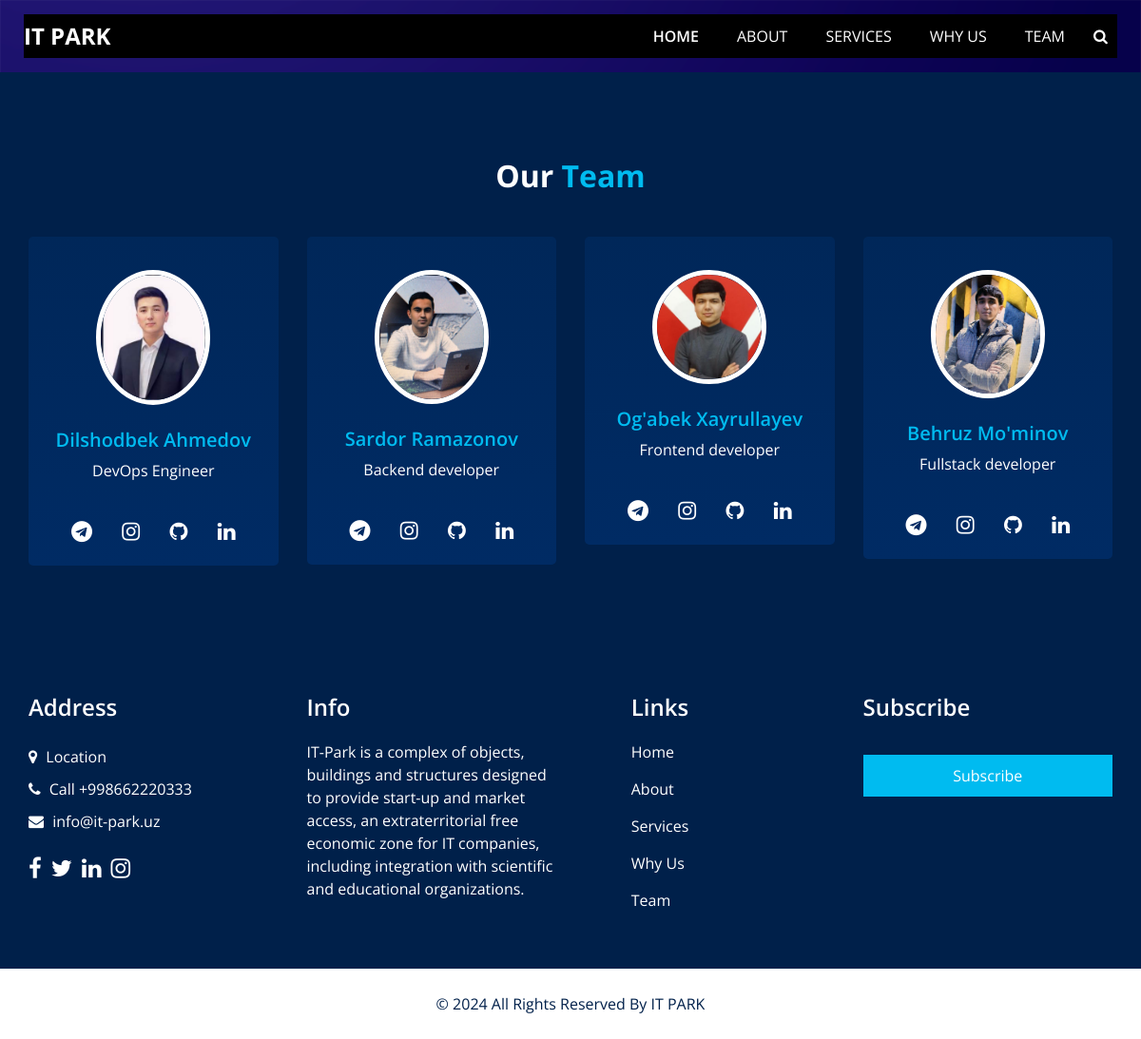
The page /home/team/ on the database its author committed.
### course/models.py (models this page shows, shortened)
class Teachers(models.Model):
    photo = models.ImageField(upload_to='team/', verbose_name='Rasmi')
    name = models.CharField(max_length=255, verbose_name='Ism, Familiyasi')
    about = models.TextField(verbose_name='Haqida')
    telegram = models.URLField(max_length=200, verbose_name='Telegram akkaunt linki')
    instagram = models.URLField(max_length=200, verbose_name='Instagram akkaunt linki')
    github = models.URLField(max_length=200, verbose_name='Github akkaunt linki')
    class Meta:
        db_table = 'Teachers'
        managed = True
        verbose_name = 'Teachers'
        verbose_name_plural = 'Teachers'

### course/views.py (the view)
# urls.py: path('team/',view=teachers.as_view(),name='team'),
class teachers(View):
    def get(self, request):
        teacher = Teachers.objects.all()
        context = {
            'teacher' : teacher,
        }
        return render(request=request, template_name='team.html', context=context)

### templates/team.html
{% extends "base.html" %}
{% load static %}
{% block content %}
  <section class="team_section layout_padding">
    <div class="container-fluid">
      <div class="heading_container heading_center">
        <h2 class="">
          Our <span> Team</span>
        </h2>
      </div>
      <div class="team_container">
        <div class="row">
          {% for i in teacher %}
            <div class="col-lg-3 col-sm-6">
              <div class="box ">
                <div class="img-box">
                  <img src="{{i.photo.url}}" class="img1" alt="">
                </div>
                <div class="detail-box">
                  <h5>
                    {{i.name}}
                  </h5>
                  <p>
                    {{i.about}}
                  </p>
                </div>
                <div class="social_box">
                  <a href="{{i.telegram}}">
                    <i class="fa fa-telegram" aria-hidden="true"></i>
                  </a>
                  <a href="{{i.instagram}}">
                    <i class="fa fa-instagram" aria-hidden="true"></i>
                  </a>
                  <a href="{{i.github}}">
                    <i class="fa fa-github" aria-hidden="true"></i>
                  </a>
                  <a href="#">
                    <i class="fa fa-linkedin" aria-hidden="true"></i>
                  </a>
                </div>
              </div>
            </div>
          {% endfor %}
        </div>
      </div>
    </div>
  </section>
  {% endblock content %}

### templates/base.html (shortened to what this page needs)
<!DOCTYPE html>
{% load static %}
<html>
<head>
  <link rel="stylesheet" type="text/css" href="{% static 'css/bootstrap.css' %}" />
  <link href='https://unpkg.com/boxicons@2.1.4/css/boxicons.min.css' rel='stylesheet'>
  <link rel="stylesheet" type="text/css" href="https://cdnjs.cloudflare.com/ajax/libs/OwlCarousel2/2.3.4/assets/owl.carousel.min.css" />
  <link href="{% static 'css/font-awesome.min.css' %}" rel="stylesheet" />
  <link href="{% static 'css/style.css' %}" rel="stylesheet" />
  <link href="{% static 'css/responsive.css' %}" rel="stylesheet" />
</head>
<body>
  <div class="hero_area">
    <div class="hero_bg_box">
      <div class="bg_img_box">
      </div>
    </div>
    <header class="header_section">
      <div class="container-fluid">
        <nav class="navbar navbar-expand-lg custom_nav-container" style="background-color: black;">
          <a class="navbar-brand" href="{% url "home" %}" style="color: white;">
            <span>
              IT PARK
            </span>
          </a>
          <div class="collapse navbar-collapse" id="navbarSupportedContent">
            <ul class="navbar-nav">
              <li class="nav-item active">
                <a class="nav-link" href="{% url "home" %}" style="color: white;">Home <span class="sr-only">(current)</span></a>
              </li>
              <li class="nav-item">
                <a class="nav-link" href="#about" style="color: white;"> About</a>
              </li>
              <li class="nav-item">
                <a class="nav-link" href="#services" style="color: white;">Services</a>
              </li>
              <li class="nav-item">
                <a class="nav-link" href="#why us" style="color: white;">Why Us</a>
              </li>
              <li class="nav-item">
                <a class="nav-link" href="#team" style="color: white;">Team</a>
              </li>
              <form class="form-inline">
                <button class="btn my-2 my-sm-0 nav_search-btn" type="submit">
                  <i class="fa fa-search" aria-hidden="true"></i>
                </button>
              </form>
            </ul>
          </div>
        </nav>
      </div>
    </header>
{% block content %}
{% endblock content %}
  <section class="info_section layout_padding2">
    <div class="container">
      <div class="row">
        <div class="col-md-6 col-lg-3 info_col">
          <div class="info_contact">
            <h4>
              Address
            </h4>
            <div class="contact_link_box">
              <a href="https://www.google.com/maps/place/IT+PARK/@39.6463755,66.9211888,17z/data=!3m1!4b1!4m6!3m5!1s0x3f4d19312a689ce9:0x45f0bafb5b149754!8m2!3d39.6463714!4d66.9237637!16s%2Fg%2F11ngvc4944?entry=ttu">
                <i class="fa fa-map-marker" aria-hidden="true"></i>
                <span>
                  Location
                </span>
              </a>
              <a href="tel:+998662220333">
                <i class="fa fa-phone" aria-hidden="true"></i>
                <span>
                  Call +998662220333
                </span>
              </a>
              <a href="mailto:info@it-park.uz">
                <i class="fa fa-envelope" aria-hidden="true"></i>
                <span>
                  info@it-park.uz
                </span>
              </a>
            </div>
          </div>
          <div class="info_social">
            <a href="https://www.facebook.com/itparksamarkand">
              <i class="fa fa-facebook" aria-hidden="true"></i>
            </a>
            <a href="https://twitter.com/itpark_uz/">
              <i class="fa fa-twitter" aria-hidden="true"></i>
            </a>
            <a href="#">
              <i class="fa fa-linkedin" aria-hidden="true"></i>
            </a>
            <a href="https://www.instagram.com/itpark_samarkand/">
              <i class="fa fa-instagram" aria-hidden="true"></i>
            </a>
          </div>
        </div>
        <div class="col-md-6 col-lg-3 info_col">
          <div class="info_detail">
            <h4>
              Info
            </h4>
            <p>
              IT-Park is a complex of objects, buildings and structures designed to provide start-up and market access, an extraterritorial free economic zone for IT companies, including integration with scientific and educational organizations.
            </p>
          </div>
        </div>
        <div class="col-md-6 col-lg-2 mx-auto info_col">
          <div class="info_link_box">
            <h4>
              Links
            </h4>
            <div class="info_links">
              <a class="active" href="{% url 'home' %}">
                Home
              </a>
              <a class="active" href="/home#about">
                About
              </a>
              <a class="active" href="/home#services">
                Services
              </a>
              <a class="active" href="/home#why us">
                Why Us
              </a>
              <a class="active" href="/home#team">
                Team
              </a>
            </div>
          </div>
        </div>
        <div class="col-md-6 col-lg-3 info_col">
          <h4>Subscribe</h4>
          {% if subscribed %}
              <p>Thank you for subscribing!</p>
          {% else %}
              <form method="POST" action="{% url 'home' %}">
                  <button type="submit">Subscribe</button>
              </form>
          {% endif %}
        </div>
      </div>
    </div>
  </section>
<section class="footer_section">
    <div class="container">
      <p>
        &copy; 2024 All Rights Reserved By
        <a href="https://mrit.uz">IT PARK</a>
      </p>
    </div>
  </section>
</body>
</html>

### static/css/responsive.css (style rules this page uses)
@media (min-width: 1200px) { .container { max-width: 1170px; } }

### rows shown on the page
Teachers: photo (picture), name "Dilshodbek Ahmedov", about "DevOps Engineer"
Teachers: photo (picture), name "Sardor Ramazonov", about "Backend developer"
Teachers: photo (picture), name "Og'abek Xayrullayev", about "Frontend developer"
Teachers: photo (picture), name "Behruz Mo'minov", about "Fullstack developer"
